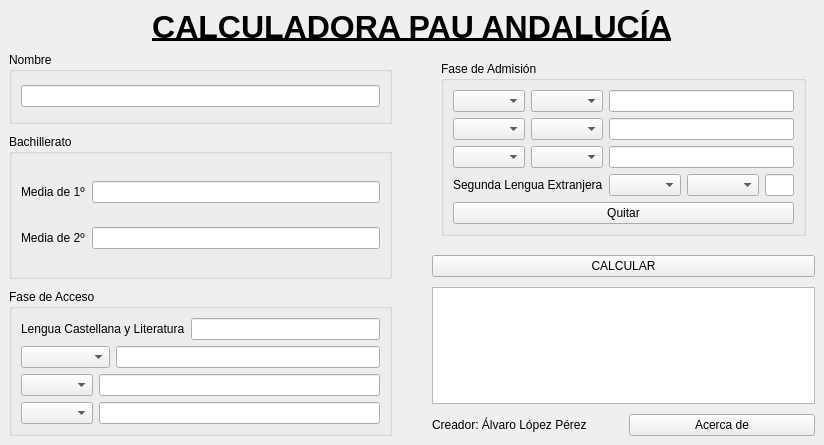
<?xml version="1.0" encoding="UTF-8"?>
<ui version="4.0">
 <class>MainWindow</class>
 <widget class="QMainWindow" name="MainWindow">
  <property name="enabled">
   <bool>true</bool>
  </property>
  <property name="geometry">
   <rect>
    <x>0</x>
    <y>0</y>
    <width>824</width>
    <height>445</height>
   </rect>
  </property>
  <property name="windowTitle">
   <string>MainWindow</string>
  </property>
  <widget class="QWidget" name="centralwidget">
   <layout class="QVBoxLayout" name="verticalLayout" stretch="0,0">
    <item>
     <widget class="QLabel" name="Titulo">
      <property name="maximumSize">
       <size>
        <width>16777215</width>
        <height>16777215</height>
       </size>
      </property>
      <property name="tabletTracking">
       <bool>true</bool>
      </property>
      <property name="lineWidth">
       <number>1</number>
      </property>
      <property name="text">
       <string>&lt;html&gt;&lt;head/&gt;&lt;body&gt;&lt;p align=&quot;center&quot;&gt;&lt;span style=&quot; font-size:24pt; font-weight:700; text-decoration: underline;&quot;&gt;CALCULADORA PAU ANDALUCÍA&lt;/span&gt;&lt;/p&gt;&lt;/body&gt;&lt;/html&gt;</string>
      </property>
     </widget>
    </item>
    <item>
     <layout class="QHBoxLayout" name="GeneralH1Layout" stretch="1,1">
      <property name="spacing">
       <number>40</number>
      </property>
      <property name="sizeConstraint">
       <enum>QLayout::SizeConstraint::SetDefaultConstraint</enum>
      </property>
      <item>
       <layout class="QVBoxLayout" name="GeneralV1Layout" stretch="1,2,0">
        <property name="spacing">
         <number>10</number>
        </property>
        <item>
         <widget class="QGroupBox" name="NombreCampo">
          <property name="title">
           <string>Nombre</string>
          </property>
          <layout class="QVBoxLayout" name="verticalLayout_2">
           <item>
            <widget class="QLineEdit" name="NombreInput"/>
           </item>
          </layout>
         </widget>
        </item>
        <item>
         <widget class="QGroupBox" name="BachilleratoCampo">
          <property name="title">
           <string>Bachillerato</string>
          </property>
          <layout class="QVBoxLayout" name="verticalLayout_3">
           <item>
            <layout class="QHBoxLayout" name="BachH1Layout">
             <item>
              <widget class="QLabel" name="Bach1Label">
               <property name="text">
                <string>Media de 1º</string>
               </property>
              </widget>
             </item>
             <item>
              <widget class="QLineEdit" name="Bach1Input"/>
             </item>
            </layout>
           </item>
           <item>
            <layout class="QHBoxLayout" name="BachH2Layout">
             <item>
              <widget class="QLabel" name="Bach2Label">
               <property name="text">
                <string>Media de 2º</string>
               </property>
              </widget>
             </item>
             <item>
              <widget class="QLineEdit" name="Bach2Input"/>
             </item>
            </layout>
           </item>
          </layout>
         </widget>
        </item>
        <item>
         <widget class="QGroupBox" name="FAcCampo">
          <property name="title">
           <string>Fase de Acceso</string>
          </property>
          <layout class="QVBoxLayout" name="verticalLayout_5">
           <item>
            <layout class="QHBoxLayout" name="FAcH1Layout">
             <item>
              <widget class="QLabel" name="LenguaLabel">
               <property name="text">
                <string>Lengua Castellana y Literatura</string>
               </property>
              </widget>
             </item>
             <item>
              <widget class="QLineEdit" name="LenguaInput"/>
             </item>
            </layout>
           </item>
           <item>
            <layout class="QHBoxLayout" name="FAcH2Layout">
             <item>
              <widget class="QComboBox" name="HoFCombo">
               <property name="minimumSize">
                <size>
                 <width>89</width>
                 <height>0</height>
                </size>
               </property>
              </widget>
             </item>
             <item>
              <widget class="QLineEdit" name="HoFInput"/>
             </item>
            </layout>
           </item>
           <item>
            <layout class="QHBoxLayout" name="FAcH3Layout">
             <item>
              <widget class="QComboBox" name="IdiomaCombo"/>
             </item>
             <item>
              <widget class="QLineEdit" name="IdiomaInput"/>
             </item>
            </layout>
           </item>
           <item>
            <layout class="QHBoxLayout" name="FAcH4Layout">
             <item>
              <widget class="QComboBox" name="TroncalCombo"/>
             </item>
             <item>
              <widget class="QLineEdit" name="TroncalInput"/>
             </item>
            </layout>
           </item>
          </layout>
         </widget>
        </item>
       </layout>
      </item>
      <item>
       <layout class="QVBoxLayout" name="GeneralV2Layout" stretch="0,0">
        <property name="spacing">
         <number>10</number>
        </property>
        <item>
         <widget class="QStackedWidget" name="FAdStackedWidget">
          <property name="currentIndex">
           <number>4</number>
          </property>
          <widget class="QWidget" name="FAd0">
           <layout class="QHBoxLayout" name="horizontalLayout">
            <item>
             <widget class="QGroupBox" name="FAdCampo0">
              <property name="title">
               <string>Fase de Admisión</string>
              </property>
              <layout class="QVBoxLayout" name="verticalLayout_6">
               <item>
                <widget class="QPushButton" name="F0AddButton">
                 <property name="text">
                  <string>Añadir asignatura</string>
                 </property>
                </widget>
               </item>
              </layout>
             </widget>
            </item>
           </layout>
          </widget>
          <widget class="QWidget" name="FAd1">
           <layout class="QHBoxLayout" name="horizontalLayout_2">
            <item>
             <widget class="QGroupBox" name="FAdCampo1">
              <property name="title">
               <string>Fase de Admisión</string>
              </property>
              <layout class="QVBoxLayout" name="verticalLayout_7">
               <item>
                <layout class="QHBoxLayout" name="FAd1H1Layout">
                 <item>
                  <widget class="QComboBox" name="F1OptCombo">
                   <property name="maximumSize">
                    <size>
                     <width>16777215</width>
                     <height>16777215</height>
                    </size>
                   </property>
                  </widget>
                 </item>
                 <item>
                  <widget class="QComboBox" name="F1SLECombo"/>
                 </item>
                 <item>
                  <widget class="QLineEdit" name="F1OptInput"/>
                 </item>
                </layout>
               </item>
               <item>
                <layout class="QHBoxLayout" name="FAd1H2Layout">
                 <item>
                  <widget class="QPushButton" name="F1LessButton">
                   <property name="text">
                    <string>Quitar</string>
                   </property>
                  </widget>
                 </item>
                 <item>
                  <widget class="QPushButton" name="F1AddButton">
                   <property name="text">
                    <string>Añadir</string>
                   </property>
                  </widget>
                 </item>
                </layout>
               </item>
              </layout>
             </widget>
            </item>
           </layout>
          </widget>
          <widget class="QWidget" name="FAd2">
           <layout class="QHBoxLayout" name="horizontalLayout_5">
            <item>
             <widget class="QGroupBox" name="FAdCampo2">
              <property name="title">
               <string>Fase de Admisión</string>
              </property>
              <layout class="QVBoxLayout" name="verticalLayout_8">
               <item>
                <layout class="QHBoxLayout" name="FAd2H1Layout">
                 <item>
                  <widget class="QComboBox" name="F2Opt1Combo"/>
                 </item>
                 <item>
                  <widget class="QComboBox" name="F2SLE1Combo"/>
                 </item>
                 <item>
                  <widget class="QLineEdit" name="F2Opt1Input"/>
                 </item>
                </layout>
               </item>
               <item>
                <layout class="QHBoxLayout" name="FAd2H2Layout">
                 <item>
                  <widget class="QComboBox" name="F2Opt2Combo"/>
                 </item>
                 <item>
                  <widget class="QComboBox" name="F2SLE2Combo"/>
                 </item>
                 <item>
                  <widget class="QLineEdit" name="F2Opt2Input"/>
                 </item>
                </layout>
               </item>
               <item>
                <layout class="QHBoxLayout" name="FAd2H3Layout">
                 <item>
                  <widget class="QPushButton" name="F2LessButton">
                   <property name="text">
                    <string>Quitar</string>
                   </property>
                  </widget>
                 </item>
                 <item>
                  <widget class="QPushButton" name="F2AddButton">
                   <property name="text">
                    <string>Añadir</string>
                   </property>
                  </widget>
                 </item>
                </layout>
               </item>
              </layout>
             </widget>
            </item>
           </layout>
          </widget>
          <widget class="QWidget" name="FAd3">
           <layout class="QHBoxLayout" name="horizontalLayout_10">
            <item>
             <widget class="QGroupBox" name="FAdCampo3">
              <property name="title">
               <string>Fase de Admisión</string>
              </property>
              <layout class="QVBoxLayout" name="verticalLayout_9">
               <item>
                <layout class="QHBoxLayout" name="FAd3H1Layout">
                 <item>
                  <widget class="QComboBox" name="F3Opt1Combo"/>
                 </item>
                 <item>
                  <widget class="QComboBox" name="F3SLE1Combo"/>
                 </item>
                 <item>
                  <widget class="QLineEdit" name="F3Opt1Input"/>
                 </item>
                </layout>
               </item>
               <item>
                <layout class="QHBoxLayout" name="FAd3H2Layout">
                 <item>
                  <widget class="QComboBox" name="F3Opt2Combo"/>
                 </item>
                 <item>
                  <widget class="QComboBox" name="F3SLE2Combo"/>
                 </item>
                 <item>
                  <widget class="QLineEdit" name="F3Opt2Input"/>
                 </item>
                </layout>
               </item>
               <item>
                <layout class="QHBoxLayout" name="FAd3H3Layout">
                 <item>
                  <widget class="QComboBox" name="F3Opt3Combo"/>
                 </item>
                 <item>
                  <widget class="QComboBox" name="F3SLE3Combo"/>
                 </item>
                 <item>
                  <widget class="QLineEdit" name="F3Opt3Input"/>
                 </item>
                </layout>
               </item>
               <item>
                <layout class="QHBoxLayout" name="FAd3H4Layout">
                 <item>
                  <widget class="QPushButton" name="F3LessButton">
                   <property name="text">
                    <string>Quitar</string>
                   </property>
                  </widget>
                 </item>
                 <item>
                  <widget class="QPushButton" name="F3AddButton">
                   <property name="text">
                    <string>Añadir</string>
                   </property>
                  </widget>
                 </item>
                </layout>
               </item>
              </layout>
             </widget>
            </item>
           </layout>
          </widget>
          <widget class="QWidget" name="FAd4">
           <layout class="QHBoxLayout" name="horizontalLayout_15">
            <item>
             <layout class="QVBoxLayout" name="verticalLayout_4">
              <item>
               <widget class="QGroupBox" name="FAdCampo4">
                <property name="title">
                 <string>Fase de Admisión</string>
                </property>
                <layout class="QVBoxLayout" name="verticalLayout_10">
                 <item>
                  <layout class="QHBoxLayout" name="FAd4H1Layout">
                   <item>
                    <widget class="QComboBox" name="F4Opt1Combo"/>
                   </item>
                   <item>
                    <widget class="QComboBox" name="F4SLE1Combo"/>
                   </item>
                   <item>
                    <widget class="QLineEdit" name="F4Opt1Input"/>
                   </item>
                  </layout>
                 </item>
                 <item>
                  <layout class="QHBoxLayout" name="FAd4H2Layout">
                   <item>
                    <widget class="QComboBox" name="F4Opt2Combo">
                     <property name="maximumSize">
                      <size>
                       <width>16777215</width>
                       <height>16777215</height>
                      </size>
                     </property>
                    </widget>
                   </item>
                   <item>
                    <widget class="QComboBox" name="F4SLE2Combo"/>
                   </item>
                   <item>
                    <widget class="QLineEdit" name="F4Opt2Input"/>
                   </item>
                  </layout>
                 </item>
                 <item>
                  <layout class="QHBoxLayout" name="FAd4H3Layout">
                   <item>
                    <widget class="QComboBox" name="F4Opt3Combo">
                     <property name="maximumSize">
                      <size>
                       <width>16777215</width>
                       <height>16777215</height>
                      </size>
                     </property>
                    </widget>
                   </item>
                   <item>
                    <widget class="QComboBox" name="F4SLE3Combo"/>
                   </item>
                   <item>
                    <widget class="QLineEdit" name="F4Opt3Input"/>
                   </item>
                  </layout>
                 </item>
                 <item>
                  <layout class="QHBoxLayout" name="Fad4H4Layout">
                   <item>
                    <widget class="QLabel" name="F4SLELabel">
                     <property name="text">
                      <string>Segunda Lengua Extranjera</string>
                     </property>
                    </widget>
                   </item>
                   <item>
                    <widget class="QComboBox" name="F4Opt4Combo"/>
                   </item>
                   <item>
                    <widget class="QComboBox" name="F4SLE4Combo">
                     <property name="maximumSize">
                      <size>
                       <width>16777215</width>
                       <height>16777215</height>
                      </size>
                     </property>
                    </widget>
                   </item>
                   <item>
                    <widget class="QLineEdit" name="F4Opt4Input"/>
                   </item>
                  </layout>
                 </item>
                 <item>
                  <widget class="QPushButton" name="F4LessButton">
                   <property name="text">
                    <string>Quitar</string>
                   </property>
                  </widget>
                 </item>
                </layout>
               </widget>
              </item>
             </layout>
            </item>
           </layout>
          </widget>
         </widget>
        </item>
        <item>
         <layout class="QVBoxLayout" name="VCalculoLayout">
          <item>
           <widget class="QPushButton" name="EjecutarButton">
            <property name="text">
             <string>CALCULAR</string>
            </property>
           </widget>
          </item>
          <item>
           <widget class="QTextEdit" name="Output">
            <property name="readOnly">
             <bool>true</bool>
            </property>
           </widget>
          </item>
          <item>
           <layout class="QHBoxLayout" name="AutorLayout">
            <item>
             <widget class="QLabel" name="AutorLabel">
              <property name="text">
               <string>Creador: Álvaro López Pérez</string>
              </property>
             </widget>
            </item>
            <item>
             <widget class="QPushButton" name="InfoButton">
              <property name="text">
               <string>Acerca de</string>
              </property>
             </widget>
            </item>
           </layout>
          </item>
         </layout>
        </item>
       </layout>
      </item>
     </layout>
    </item>
   </layout>
  </widget>
 </widget>
 <resources/>
 <connections/>
</ui>
